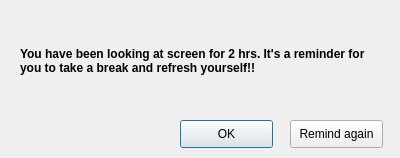
<?xml version="1.0" encoding="UTF-8"?>
<ui version="4.0">
 <class>Dialog</class>
 <widget class="QDialog" name="Dialog">
  <property name="geometry">
   <rect>
    <x>0</x>
    <y>0</y>
    <width>400</width>
    <height>158</height>
   </rect>
  </property>
  <property name="windowTitle">
   <string>Dialog</string>
  </property>
  <widget class="QLabel" name="messageLabel">
   <property name="geometry">
    <rect>
     <x>20</x>
     <y>20</y>
     <width>351</width>
     <height>81</height>
    </rect>
   </property>
   <property name="font">
    <font>
     <pointsize>9</pointsize>
     <weight>75</weight>
     <bold>true</bold>
    </font>
   </property>
   <property name="text">
    <string>You have been looking at screen for 2 hrs. It's a reminder for you to take a break and refresh yourself!! </string>
   </property>
   <property name="wordWrap">
    <bool>true</bool>
   </property>
  </widget>
  <widget class="QPushButton" name="closeButton">
   <property name="geometry">
    <rect>
     <x>180</x>
     <y>120</y>
     <width>93</width>
     <height>28</height>
    </rect>
   </property>
   <property name="text">
    <string>OK</string>
   </property>
  </widget>
  <widget class="QPushButton" name="remindLaterButton">
   <property name="geometry">
    <rect>
     <x>290</x>
     <y>120</y>
     <width>93</width>
     <height>28</height>
    </rect>
   </property>
   <property name="text">
    <string>Remind again</string>
   </property>
  </widget>
 </widget>
 <resources/>
 <connections/>
</ui>
